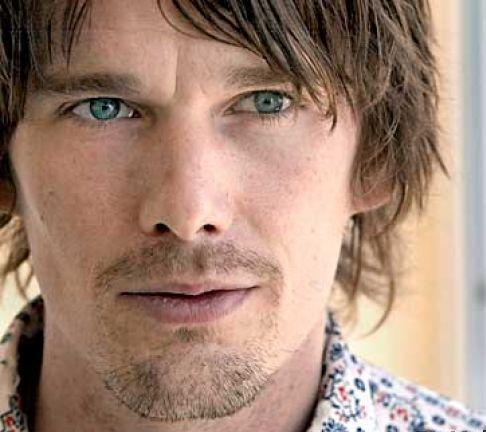
#> input picture img_ops/img_1.jpg, 486 x 432 px
$ python 'Drawing Functions in OpenCV.py'
#> lines starting #> are read from the running program, lines starting #| are printed output that depends on the picture
#multiple figures in a diagram
import cv2
img=cv2.imread("img_1.jpg",1)
#> img is the input picture: shape (432, 486, 3); mean B, G, R 117.2, 133.5, 162.8
#line
line=cv2.line(img,(0,0),(511,511),(255,0,0),5)
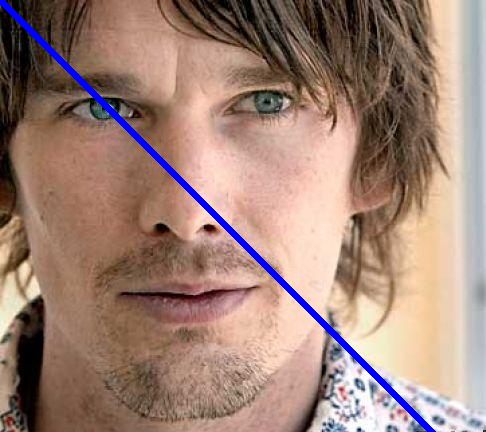
#> line: shape (432, 486, 3); mean B, G, R 119.4, 130.9, 159.8
cv2.imshow("Display",line)
cv2.imwrite("LINEONIMAGE.jpg",line)
#rectangle
rect=cv2.rectangle(img,(384,0),(510,128),(0,255,0),3)
cv2.imshow("RECTANGLe",rect)
cv2.imwrite("RECTONIMAGE.jpg",rect)
#CIRCLE
circle=cv2.circle(img,(447,63), 63, (0,0,255), 2)
cv2.imshow("CIRCLe",circle)
cv2.imwrite("CIRCLEONIMAGE.jpg",circle)
#ellipse
el=cv2.ellipse(img,(256,256),(100,50),0,0,180,255,-1)
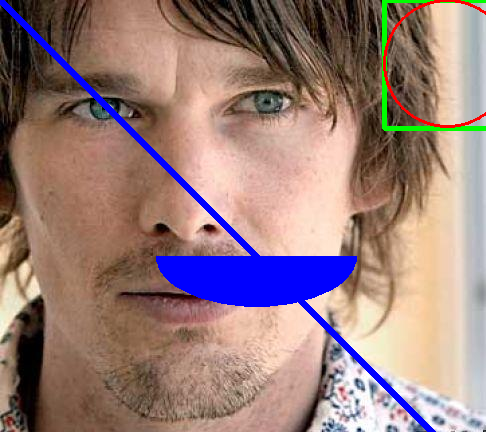
#> el: shape (432, 486, 3); mean B, G, R 122.6, 125.6, 152.4
cv2.imshow("ELLIPSE",el)
cv2.imwrite("ELLIPSEONIMAGE.jpg",el)
#TEXT
font = cv2.FONT_HERSHEY_SIMPLEX
txt=cv2.putText(img,'OpenCV',(20,500), font, 4,(201,220,220),8,cv2.LINE_AA)#cv2.LINE_AA is for anti-aliasing.It is optional
#Step 4:- Display the image
cv2.imshow("TEXT",txt)
#STEP 5:- Save Image
cv2.imwrite("TEXTONIMAGE.jpg",txt)
cv2.waitKey(0)
cv2.destroyAllWindows()
